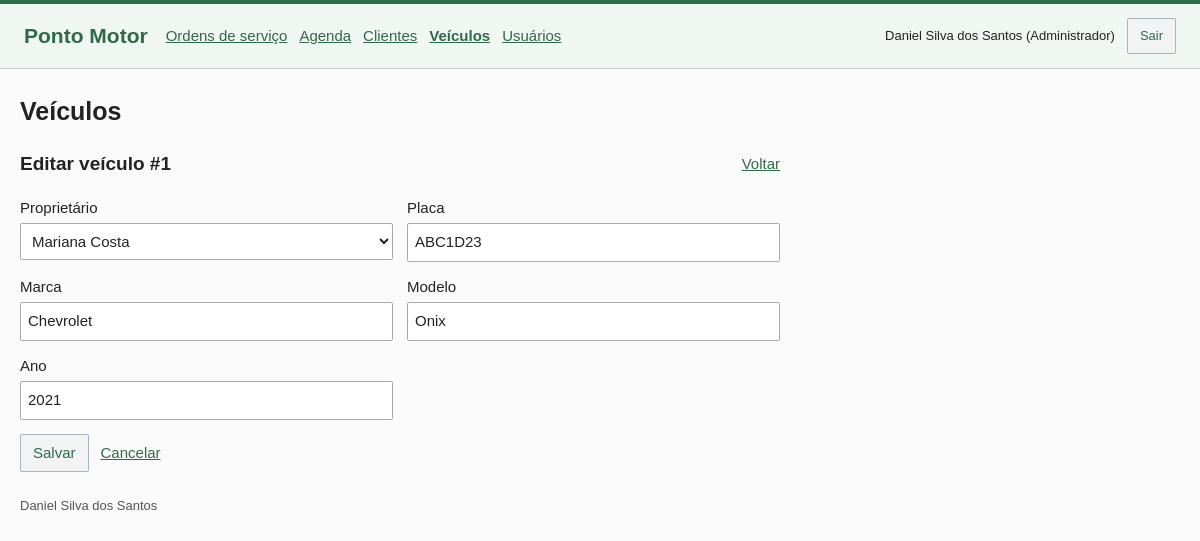
The app's page /index.php?pagina=veiculos&editar=1 (signed in) with its own data.
### tables this page shows
CREATE TABLE usuarios (
    id INT UNSIGNED AUTO_INCREMENT PRIMARY KEY,
    nome VARCHAR(100) NOT NULL,
    email VARCHAR(150) NOT NULL UNIQUE,
    senha VARCHAR(255) NOT NULL,
    perfil ENUM('administrador','mecanico') NOT NULL,
    ativo TINYINT(1) NOT NULL DEFAULT 1,
    criado_em TIMESTAMP NOT NULL DEFAULT CURRENT_TIMESTAMP
);

CREATE TABLE veiculos (
    id INT UNSIGNED AUTO_INCREMENT PRIMARY KEY,
    cliente_id INT UNSIGNED NOT NULL,
    placa VARCHAR(7) NOT NULL UNIQUE,
    marca VARCHAR(50) NOT NULL,
    modelo VARCHAR(80) NOT NULL,
    ano SMALLINT UNSIGNED NOT NULL,
    FOREIGN KEY (cliente_id) REFERENCES clientes(id) ON DELETE RESTRICT
);

### src/controle/SistemaController.php (called while the page is built, shortened)
<?php
$pagina = texto($_GET, 'pagina', $usuario ? 'ordens' : 'login');
$editando = false;
$busca = texto($_GET, 'busca');
$data = texto($_GET, 'data', $pagina === 'agenda' ? date('Y-m-d') : '');
$isAdmin = $usuario && $usuario['perfil'] === 'administrador';
try {
    if (in_array($pagina, ['clientes', 'veiculos', 'ordens'], true) && $usuario) {
        $id = (int) texto($_GET, 'editar');
        $novo = texto($_GET, 'novo') === '1';
        $editando = $id > 0 || $novo || ($_SERVER['REQUEST_METHOD'] === 'POST' && in_array(texto($_POST, 'acao'), ['salvar_cadastro', 'salvar_ordem'], true));
        if ($editando) {
            if ($id) {
                $atual = $pagina === 'ordens' ? $oficina->ordem($id, $usuario) : $oficina->um("SELECT * FROM $pagina WHERE id = ?", [$id]);
            }
        }
    }
    if ($usuario && in_array($pagina, ['ordens', 'clientes', 'veiculos', 'agenda'], true)) {
        $lista = $oficina->listar($pagina === 'agenda' ? 'ordens' : $pagina, $usuario, $busca, $data, max(1, (int) texto($_GET, 'p', '1')), $pagina === 'agenda');
    }
} catch (RegraException $e) {
    http_response_code($e->status);
    $erro = $e->getMessage();
    $editando = false;
    if ($e->status === 403 || $e->status === 404) {
        $pagina = 'erro';
    }
} catch (PDOException $e) {
    error_log($e->getMessage());
    http_response_code(500);
    $erro = 'Não foi possível consultar os registros.';
    $pagina = 'erro';
}
$titulos = ['ordens' => 'Ordens de serviço', 'clientes' => 'Clientes', 'veiculos' => 'Veículos', 'agenda' => 'Agenda', 'usuarios' => 'Usuários', 'erro' => 'Acesso indisponível', 'login' => 'Login'];
$titulo = $titulos[$pagina] ?? 'Página não encontrada';
require dirname(__DIR__) . '/paginas/layout.php';

### public/index.php (called while the page is built, shortened)
<?php
require dirname(__DIR__) . '/src/bootstrap.php';
require dirname(__DIR__) . '/src/controle/SistemaController.php';

### src/repositorios/Oficina.php (called while the page is built, shortened)
<?php
class Oficina
{
    public function consulta(string $sql, array $params = []): PDOStatement
    {
        $stmt = $this->db->prepare($sql);
        $stmt->execute($params);
        return $stmt;
    }
    public function um(string $sql, array $params = []): ?array
    {
        return $this->consulta($sql, $params)->fetch() ?: null;
    }
    public function contar(string $sql, array $params = []): int
    {
        return (int) $this->consulta($sql, $params)->fetchColumn();
    }
    public function listar(string $tipo, array $usuario, string $busca, string $data, int $pagina, bool $agenda = false): array
    {
        $params = [];
        $where = ['1 = 1'];
        $pessoal = $usuario['perfil'] === 'mecanico';
        if ($tipo === 'ordens') {
            $from = 'ordens o JOIN veiculos v ON v.id = o.veiculo_id JOIN clientes c ON c.id = v.cliente_id JOIN usuarios u ON u.id = o.mecanico_id';
            $campos = 'o.*, c.nome AS cliente, v.placa, v.modelo, u.nome AS mecanico';
            if ($pessoal) {
                $where[] = 'o.mecanico_id = ?';
                $params[] = $usuario['id'];
            }
            if ($data !== '') {
                $validada = DateTimeImmutable::createFromFormat('!Y-m-d', $data);
                if (!$validada || $validada->format('Y-m-d') !== $data) {
                    throw new RegraException('Informe uma data de filtro válida.');
                }
                if ($agenda) {
                    $where[] = "o.inicio < ? AND o.fim > ? AND o.situacao <> 'cancelada'";
                    $params[] = $validada->modify('+1 day')->format('Y-m-d');
                    $params[] = $data;
                } else {
                    $where[] = 'o.inicio >= ? AND o.inicio < ?';
                    $params[] = $data;
                    $params[] = $validada->modify('+1 day')->format('Y-m-d');
                }
            }
            $ordem = $agenda ? 'o.inicio ASC, o.id ASC' : 'o.inicio DESC, o.id DESC';
            $buscavel = 'c.nome';
        } else {
            $from = 'veiculos v JOIN clientes c ON c.id = v.cliente_id';
        }
        $filtro = implode(' AND ', $where);
        $total = $this->contar("SELECT COUNT(*) FROM $from WHERE $filtro", $params);
        $pagina = max(1, min($pagina, max(1, (int) ceil($total / 5))));
        return compact('itens', 'total', 'pagina');
    }
}

### src/bootstrap.php (called while the page is built, shortened)
<?php
$config = require dirname(__DIR__) . '/config/banco.php';
require __DIR__ . '/Suporte.php';
require __DIR__ . '/repositorios/Oficina.php';
try {
    $pdo = new PDO("mysql:host={$config['host']};port={$config['porta']};dbname={$config['nome']};charset=utf8mb4", $config['usuario'], $config['senha'], [PDO::ATTR_ERRMODE => PDO::ERRMODE_EXCEPTION, PDO::ATTR_DEFAULT_FETCH_MODE => PDO::FETCH_ASSOC, PDO::ATTR_EMULATE_PREPARES => false]);
    $pdo->exec("SET time_zone = '-03:00'");
    $oficina = new Oficina($pdo);
} catch (PDOException $e) {
    error_log($e->getMessage());
    http_response_code(503);
    exit('Não foi possível conectar ao banco. Confira a senha em config/local.php, a conexão com o MySQL Server e a importação pelo Workbench descrita no README.');
}
if (isset($_SESSION['usuario_id'])) {
    $usuario = $oficina->um('SELECT id, nome, email, perfil FROM usuarios WHERE id = ? AND ativo = 1', [$_SESSION['usuario_id']]);
}

### src/Suporte.php (the view, shortened to what this page needs)
<?php
function texto(array $dados, string $chave, string $padrao = ''): string
{
    return isset($dados[$chave]) && is_scalar($dados[$chave]) ? trim((string) $dados[$chave]) : $padrao;
}
function e(mixed $valor): string
{
    return htmlspecialchars(is_scalar($valor) ? (string) $valor : '', ENT_QUOTES, 'UTF-8');
}
function url(string $pagina, array $params = []): string
{
    return 'index.php?' . http_build_query(['pagina' => $pagina] + $params);
}
function campo(string $rotulo, string $nome, array $dados, string $tipo = 'text', string $atributos = ''): void
{
    echo '<label>' . e($rotulo) . '<input type="' . e($tipo) . '" name="' . e($nome) . '" value="' . e($dados[$nome] ?? '') . '" ' . $atributos . '></label>';
}
function selecao(string $rotulo, string $nome, array $opcoes, mixed $atual): void
{
    $atual = is_scalar($atual) ? $atual : '';
    echo '<label>' . e($rotulo) . '<select name="' . e($nome) . '" required><option value="">Selecione</option>';
    foreach ($opcoes as $id => $nomeOpcao) {
        echo '<option value="' . e($id) . '" ' . ((string) $id === (string) $atual ? 'selected' : '') . '>' . e($nomeOpcao) . '</option>';
    }
    echo '</select></label>';
}

### src/paginas/layout.php (shortened to what this page needs)
<?php
$menu = ['ordens' => 'Ordens de serviço', 'agenda' => 'Agenda', 'clientes' => 'Clientes', 'veiculos' => 'Veículos'];
if ($isAdmin) {
    $menu['usuarios'] = 'Usuários';
}
?>
<!DOCTYPE html>
<html lang="pt-BR">
<head>
    <link rel="stylesheet" href="assets/estilo.css">
</head>
<body>
    <header class="barra">
        <a class="marca" href="index.php">Ponto Motor</a>
        <?php if ($usuario): ?>
            <nav class="menu" aria-label="Principal">
                <?php foreach ($menu as $rota => $nome): ?>
                    <a href="<?= e(url($rota)) ?>" <?= $pagina === $rota ? 'aria-current="page"' : '' ?>><?= e($nome) ?></a>
                <?php endforeach; ?>
            </nav>
            <div class="conta">
                <span><?= e($usuario['nome']) ?> (<?= $isAdmin ? 'Administrador' : 'Mecânico' ?>)</span>
                <form action="<?= e(url('ordens')) ?>" method="post">
                    <button type="submit">Sair</button>
                </form>
            </div>
        <?php endif; ?>
    </header>
    <main class="conteudo <?= $pagina === 'login' ? 'login' : '' ?>">
        <div class="cabecalho">
            <h1><?= e($titulo) ?></h1>
        </div>
        <?php if ($pagina === 'login'): ?>
            <form method="post" action="<?= e(url('login')) ?>" class="formulario">
                <?= csrf() ?>
                <input type="hidden" name="acao" value="login">
                <?php campo('E-mail', 'email', $dados, 'email', 'required maxlength="150" autocomplete="username"'); ?>
                <label>Senha
                    <input name="senha" type="password" required maxlength="72" autocomplete="current-password">
                </label>
                <div><button type="submit">Entrar</button></div>
            </form>
        <?php else: ?>
            <?php
            if ($editando) {
                require __DIR__ . '/formulario.php';
            } elseif ($pagina === 'usuarios') {
                require __DIR__ . '/usuarios.php';
            } elseif ($pagina !== 'erro') {
                require __DIR__ . '/listagem.php';
            }
            ?>
        <?php endif; ?>
    </main>
    <footer>Daniel Silva dos Santos</footer>
</body>
</html>

### src/paginas/formulario.php (shortened to what this page needs)
<?php
$titulosForm = ['clientes' => 'cliente', 'veiculos' => 'veículo', 'ordens' => 'ordem'];
$tituloForm = !empty($dados['id']) ? 'Editar ' . $titulosForm[$pagina] . ' #' . texto($dados, 'id') : ['clientes' => 'Novo cliente', 'veiculos' => 'Novo veículo', 'ordens' => 'Nova ordem'][$pagina];
$parametros = !empty($dados['id']) ? ['editar' => $dados['id']] : ['novo' => 1];
?>
<section class="secao">
    <div class="secao-titulo">
        <h2><?= e($tituloForm) ?></h2>
        <a href="<?= e(url($pagina)) ?>">Voltar</a>
    </div>
    <form method="post" action="<?= e(url($pagina, $parametros)) ?>" class="formulario">
        <div class="campos">
            <?php if ($pagina === 'clientes'): ?>
                <?php
                campo('Nome', 'nome', $dados, 'text', 'required minlength="3" maxlength="100"');
                campo('Telefone com DDD', 'telefone', $dados, 'tel', 'required minlength="8" maxlength="20"');
                campo('E-mail (opcional)', 'email', $dados, 'email', 'maxlength="150"');
                ?>
            <?php elseif ($pagina === 'veiculos'): ?>
                <?php
                $clientes = $oficina->todos('SELECT id, nome FROM clientes ORDER BY nome');
                selecao('Proprietário', 'cliente_id', array_column($clientes, 'nome', 'id'), $dados['cliente_id'] ?? '');
                campo('Placa', 'placa', $dados, 'text', 'required maxlength="8" placeholder="ABC1D23"');
                ?>
            <?php endif; ?>
        </div>
        <div class="acoes-form">
            <button type="submit">Salvar</button>
            <a href="<?= e(url($pagina)) ?>">Cancelar</a>
        </div>
    </form>
</section>

### public/assets/estilo.css (style rules this page uses)
* { box-sizing: border-box; }
:root { --cor: #2f6b48; }
body { margin: 0; background: #fafafa; color: #222; font: 15px/1.5 Arial, sans-serif; }
a { color: var(--cor); }
button, input, select, textarea { font: inherit; }
button, .botao { display: inline-block; padding: 7px 12px; border: 1px solid #aab3bb; border-radius: 2px; background: #f1f3f5; color: var(--cor); text-decoration: none; cursor: pointer; }
.barra { display: flex; align-items: center; flex-wrap: wrap; gap: 18px; padding: 14px 24px; background: #f0f6f1; border-top: 4px solid var(--cor); border-bottom: 1px solid #ccc; }
.marca { font-size: 21px; font-weight: bold; text-decoration: none; }
.menu, .conta, .acoes, .acoes-form { display: flex; align-items: center; flex-wrap: wrap; gap: 12px; }
.menu a[aria-current] { font-weight: bold; }
.conta { margin-left: auto; font-size: 13px; }
.conteudo, footer { max-width: 1200px; margin: 24px auto; padding: 0 20px; }
.cabecalho, .secao-titulo { display: flex; align-items: center; justify-content: space-between; flex-wrap: wrap; gap: 12px; margin-bottom: 18px; }
h1 { margin: 0; font-size: 25px; }
h2 { margin: 0 0 14px; font-size: 19px; }
.secao-titulo h2 { margin: 0; }
.secao-titulo { max-width: 760px; }
.secao, .historico { margin: 20px 0; }
.formulario { display: grid; gap: 14px; max-width: 760px; }
.campos { display: grid; grid-template-columns: repeat(2, minmax(0, 1fr)); gap: 14px; }
label { display: block; }
input, select, textarea { display: block; width: 100%; min-height: 37px; margin-top: 4px; padding: 7px; border: 1px solid #aaa; border-radius: 2px; background: white; color: #222; }
.ajuda, footer { color: #555; font-size: 13px; }

### records on screen
usuarios: nome "Daniel Silva dos Santos"
veiculos: id "Editar veículo #1", cliente_id "Mariana Costa", placa "ABC1D23", marca "Chevrolet", modelo "Onix", ano "2021"

### other values on screen
$nome "Ordens de serviço"
$nome "Agenda"
$nome "Clientes"
$nome "Veículos"
$nome "Usuários"
$titulo "Veículos"
$rotulo "Proprietário"
$rotulo "Placa Marca Modelo Ano"
